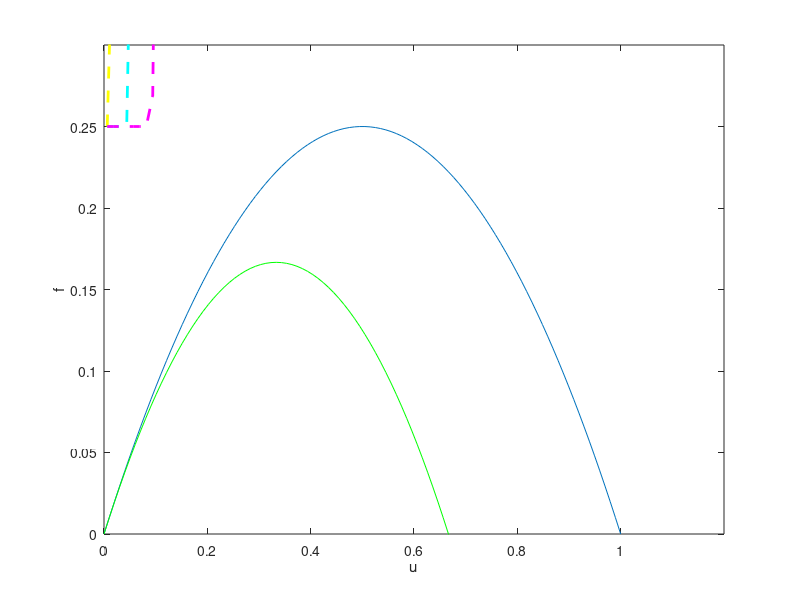
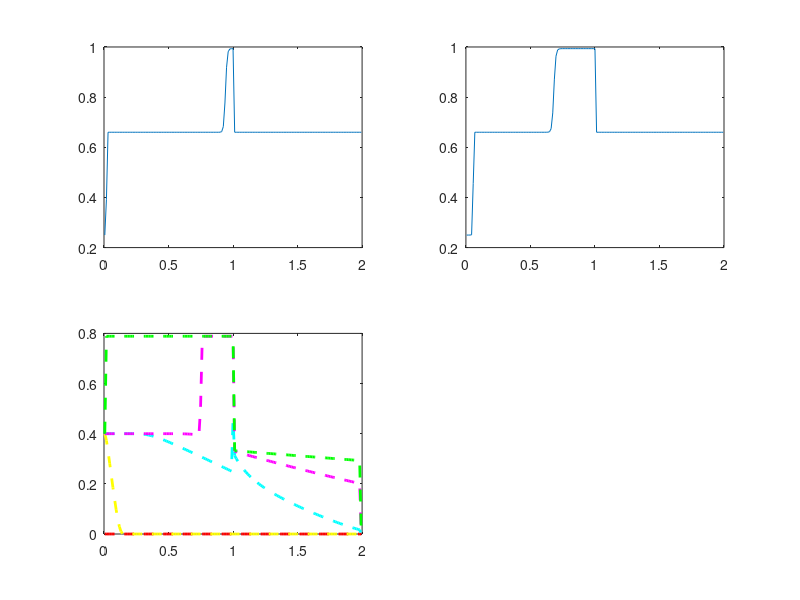
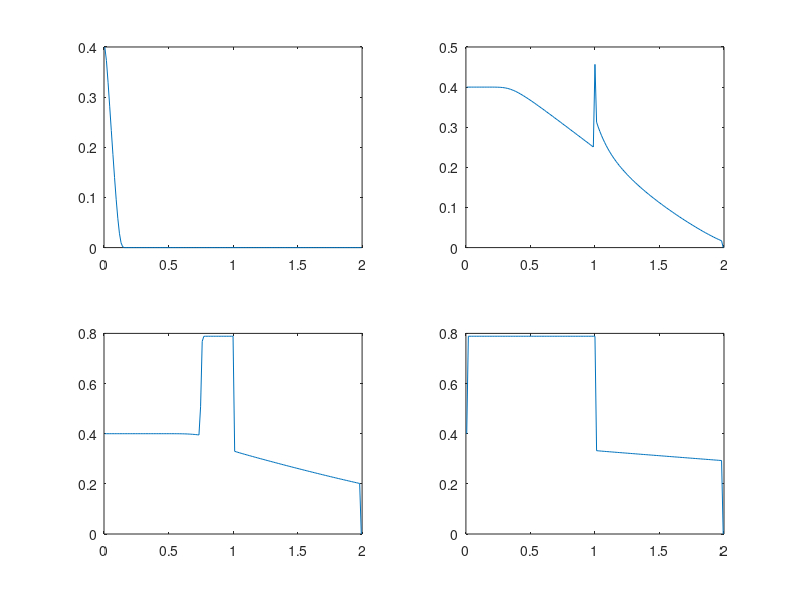

Recreate these plots in MATLAB, in order.
%% RISULTATI BOTTLENECK

clear all
close all
clc

x=linspace(0,1);
flux=inline('x.*(1-x)');
flux2=inline('x.*(1-3/2.*x)');

plot(x,flux(x))
hold on
plot(x,flux2(x),'g')

axis([0 1.2 0 0.3])

xlabel('u')
ylabel('f')

%legend('f1', 'f2')

%%
nx=160;

A=0.;
B=2.;

h = (B-A)/nx;

x=linspace(A+h/2,B-h/2,nx-1);

v0 = [ 0.66, 0.66, 0.66, 0.66, 0.66, 0.66, 0.66, 0.66, 0.66, 0.66, 0.66, 0.66, 0.66, 0.66, 0.66, 0.66, 0.66, 0.66, 0.66, 0.66, 0.66, 0.66, 0.66, 0.66, 0.66, 0.66, 0.66, 0.66, 0.66, 0.66, 0.66, 0.66, 0.66, 0.66, 0.66, 0.66, 0.66, 0.66, 0.66, 0.66, 0.66, 0.66, 0.66, 0.66, 0.66, 0.66, 0.66, 0.66, 0.66, 0.66, 0.66, 0.66, 0.66, 0.66, 0.66, 0.66, 0.66, 0.66, 0.66, 0.66, 0.66, 0.66, 0.66, 0.66, 0.66, 0.66, 0.66, 0.66, 0.66, 0.66, 0.66, 0.66, 0.66, 0.66, 0.66, 0.66, 0.66, 0.66, 0.66, 0.66, 0.66, 0.66, 0.66, 0.66, 0.66, 0.66, 0.66, 0.66, 0.66, 0.66, 0.66, 0.66, 0.66, 0.66, 0.66, 0.66, 0.66, 0.66, 0.66, 0.66, 0.66, 0.66, 0.66, 0.66, 0.66, 0.66, 0.66, 0.66, 0.66, 0.66, 0.66, 0.66, 0.66, 0.66, 0.66, 0.66, 0.66, 0.66, 0.66, 0.66, 0.66, 0.66, 0.66, 0.66, 0.66, 0.66, 0.66, 0.66, 0.66, 0.66, 0.66, 0.66, 0.66, 0.66, 0.66, 0.66, 0.66, 0.66, 0.66, 0.66, 0.66, 0.66, 0.66, 0.66, 0.66, 0.66, 0.66, 0.66, 0.66, 0.66, 0.66, 0.66, 0.66, 0.66, 0.66, 0.66, 0.66, 0.66, 0.66 ];

plot (x, v0, 'r--', 'Linewidth',2)
hold on



v1 = [ 0.25, 0.392783, 0.66, 0.66, 0.66, 0.66, 0.66, 0.66, 0.66, 0.66, 0.66, 0.66, 0.66, 0.66, 0.66, 0.66, 0.66, 0.66, 0.66, 0.66, 0.66, 0.66, 0.66, 0.66, 0.66, 0.66, 0.66, 0.66, 0.66, 0.66, 0.66, 0.66, 0.66, 0.66, 0.66, 0.66, 0.66, 0.66, 0.66, 0.66, 0.66, 0.66, 0.66, 0.66, 0.66, 0.66, 0.66, 0.66, 0.66, 0.66, 0.66, 0.66, 0.66, 0.66, 0.66, 0.66, 0.66, 0.66, 0.66, 0.66, 0.66, 0.66, 0.66, 0.66, 0.66, 0.66, 0.66, 0.66, 0.66, 0.66, 0.660012, 0.660201, 0.662457, 0.682365, 0.776651, 0.919247, 0.981037, 0.992035, 0.993262, 0.993353, 0.66, 0.66, 0.66, 0.66, 0.66, 0.66, 0.66, 0.66, 0.66, 0.66, 0.66, 0.66, 0.66, 0.66, 0.66, 0.66, 0.66, 0.66, 0.66, 0.66, 0.66, 0.66, 0.66, 0.66, 0.66, 0.66, 0.66, 0.66, 0.66, 0.66, 0.66, 0.66, 0.66, 0.66, 0.66, 0.66, 0.66, 0.66, 0.66, 0.66, 0.66, 0.66, 0.66, 0.66, 0.66, 0.66, 0.66, 0.66, 0.66, 0.66, 0.66, 0.66, 0.66, 0.66, 0.66, 0.66, 0.66, 0.66, 0.66, 0.66, 0.66, 0.66, 0.66, 0.66, 0.66, 0.66, 0.66, 0.66, 0.66, 0.66, 0.66, 0.66, 0.66, 0.66, 0.66, 0.66, 0.66, 0.66, 0.66 ];

plot (x, v1, 'y--', 'Linewidth',2)

%%
v2 = [ 0.25, 0.25, 0.250001, 0.25098, 0.455762, 0.66, 0.66, 0.66, 0.66, 0.66, 0.66, 0.66, 0.66, 0.66, 0.66, 0.66, 0.66, 0.66, 0.66, 0.66, 0.66, 0.66, 0.66, 0.66, 0.66, 0.66, 0.66, 0.66, 0.66, 0.66, 0.66, 0.66, 0.66, 0.66, 0.66, 0.66, 0.66, 0.66, 0.66, 0.66, 0.66, 0.66, 0.66, 0.66, 0.66, 0.66, 0.66, 0.660001, 0.660004, 0.660034, 0.660264, 0.661997, 0.674303, 0.737157, 0.871826, 0.963298, 0.988052, 0.992497, 0.993219, 0.993334, 0.993352, 0.993355, 0.993356, 0.993356, 0.993356, 0.993356, 0.993356, 0.993356, 0.993356, 0.993356, 0.993356, 0.993356, 0.993356, 0.993356, 0.993356, 0.993356, 0.993356, 0.993356, 0.993356, 0.993356, 0.66, 0.66, 0.66, 0.66, 0.66, 0.66, 0.66, 0.66, 0.66, 0.66, 0.66, 0.66, 0.66, 0.66, 0.66, 0.66, 0.66, 0.66, 0.66, 0.66, 0.66, 0.66, 0.66, 0.66, 0.66, 0.66, 0.66, 0.66, 0.66, 0.66, 0.66, 0.66, 0.66, 0.66, 0.66, 0.66, 0.66, 0.66, 0.66, 0.66, 0.66, 0.66, 0.66, 0.66, 0.66, 0.66, 0.66, 0.66, 0.66, 0.66, 0.66, 0.66, 0.66, 0.66, 0.66, 0.66, 0.66, 0.66, 0.66, 0.66, 0.66, 0.66, 0.66, 0.66, 0.66, 0.66, 0.66, 0.66, 0.66, 0.66, 0.66, 0.66, 0.66, 0.66, 0.66, 0.66, 0.66, 0.66, 0.66 ];

plot (x, v2, 'c--', 'Linewidth',2)

%%

v3 = [ 0.25, 0.25, 0.25, 0.25, 0.25, 0.25, 0.250023, 0.268712, 0.620662, 0.66, 0.66, 0.66, 0.66, 0.66, 0.66, 0.66, 0.66, 0.66, 0.66, 0.66, 0.66, 0.66, 0.660003, 0.660022, 0.660172, 0.661315, 0.669705, 0.717727, 0.845203, 0.952937, 0.986068, 0.992185, 0.993172, 0.993327, 0.993351, 0.993355, 0.993356, 0.993356, 0.993356, 0.993356, 0.993356, 0.993356, 0.993356, 0.993356, 0.993356, 0.993356, 0.993356, 0.993356, 0.993356, 0.993356, 0.993356, 0.993356, 0.993356, 0.993356, 0.993356, 0.993356, 0.993356, 0.993356, 0.993356, 0.993356, 0.993356, 0.993356, 0.993356, 0.993356, 0.993356, 0.993356, 0.993356, 0.993356, 0.993356, 0.993356, 0.993356, 0.993356, 0.993356, 0.993356, 0.993356, 0.993356, 0.993356, 0.993356, 0.993356, 0.993356, 0.66, 0.66, 0.66, 0.66, 0.66, 0.66, 0.66, 0.66, 0.66, 0.66, 0.66, 0.66, 0.66, 0.66, 0.66, 0.66, 0.66, 0.66, 0.66, 0.66, 0.66, 0.66, 0.66, 0.66, 0.66, 0.66, 0.66, 0.66, 0.66, 0.66, 0.66, 0.66, 0.66, 0.66, 0.66, 0.66, 0.66, 0.66, 0.66, 0.66, 0.66, 0.66, 0.66, 0.66, 0.66, 0.66, 0.66, 0.66, 0.66, 0.66, 0.66, 0.66, 0.66, 0.66, 0.66, 0.66, 0.66, 0.66, 0.66, 0.66, 0.66, 0.66, 0.66, 0.66, 0.66, 0.66, 0.66, 0.66, 0.66, 0.66, 0.66, 0.66, 0.66, 0.66, 0.66, 0.66, 0.66, 0.66, 0.66 ];

plot (x, v3, 'm--', 'Linewidth',2)


%%

figure
subplot(2,2,1)
plot(x, v1)
subplot(2,2,2)
plot(x, v2)
subplot(2,2,3)
plot(x, v3 )

%% cambio dato iniziale, TEST B2

v0 = [ 0, 0, 0, 0, 0, 0, 0, 0, 0, 0, 0, 0, 0, 0, 0, 0, 0, 0, 0, 0, 0, 0, 0, 0, 0, 0, 0, 0, 0, 0, 0, 0, 0, 0, 0, 0, 0, 0, 0, 0, 0, 0, 0, 0, 0, 0, 0, 0, 0, 0, 0, 0, 0, 0, 0, 0, 0, 0, 0, 0, 0, 0, 0, 0, 0, 0, 0, 0, 0, 0, 0, 0, 0, 0, 0, 0, 0, 0, 0, 0, 0, 0, 0, 0, 0, 0, 0, 0, 0, 0, 0, 0, 0, 0, 0, 0, 0, 0, 0, 0, 0, 0, 0, 0, 0, 0, 0, 0, 0, 0, 0, 0, 0, 0, 0, 0, 0, 0, 0, 0, 0, 0, 0, 0, 0, 0, 0, 0, 0, 0, 0, 0, 0, 0, 0, 0, 0, 0, 0, 0, 0, 0, 0, 0, 0, 0, 0, 0, 0, 0, 0, 0, 0, 0, 0, 0, 0, 0, 0 ];

plot (x, v0, 'r--', 'Linewidth',2)
hold on


% T = 0.1
v1 = [ 0.4, 0.372753, 0.329722, 0.282028, 0.233501, 0.185642, 0.139511, 0.0964442, 0.0585001, 0.0286211, 0.00966875, 0.00160921, 0, 0, 0, 0, 0, 0, 0, 0, 0, 0, 0, 0, 0, 0, 0, 0, 0, 0, 0, 0, 0, 0, 0, 0, 0, 0, 0, 0, 0, 0, 0, 0, 0, 0, 0, 0, 0, 0, 0, 0, 0, 0, 0, 0, 0, 0, 0, 0, 0, 0, 0, 0, 0, 0, 0, 0, 0, 0, 0, 0, 0, 0, 0, 0, 0, 0, 0, 0, 0, 0, 0, 0, 0, 0, 0, 0, 0, 0, 0, 0, 0, 0, 0, 0, 0, 0, 0, 0, 0, 0, 0, 0, 0, 0, 0, 0, 0, 0, 0, 0, 0, 0, 0, 0, 0, 0, 0, 0, 0, 0, 0, 0, 0, 0, 0, 0, 0, 0, 0, 0, 0, 0, 0, 0, 0, 0, 0, 0, 0, 0, 0, 0, 0, 0, 0, 0, 0, 0, 0, 0, 0, 0, 0, 0, 0, 0, 0 ];

plot (x, v1, 'y--', 'Linewidth',2)

%%

% T = 2

v2 = [ 0.4, 0.4, 0.4, 0.4, 0.4, 0.4, 0.4, 0.4, 0.4, 0.4, 0.4, 0.4, 0.399999, 0.399998, 0.399995, 0.399988, 0.399972, 0.399941, 0.399884, 0.399783, 0.399618, 0.399363, 0.398989, 0.398468, 0.397777, 0.396897, 0.395816, 0.394534, 0.393054, 0.391387, 0.389547, 0.38755, 0.385414, 0.383156, 0.38079, 0.378332, 0.375793, 0.373186, 0.370519, 0.367801, 0.365039, 0.362239, 0.359407, 0.356546, 0.35366, 0.350753, 0.347828, 0.344886, 0.34193, 0.338961, 0.335981, 0.332991, 0.329993, 0.326987, 0.323974, 0.320955, 0.317931, 0.314901, 0.311868, 0.30883, 0.305789, 0.302745, 0.299698, 0.296648, 0.293596, 0.290542, 0.287486, 0.284429, 0.28137, 0.27831, 0.275248, 0.272186, 0.269122, 0.266058, 0.262993, 0.259927, 0.256861, 0.253794, 0.250727, 0.456647, 0.312717, 0.300526, 0.289676, 0.2797, 0.27044, 0.261818, 0.253776, 0.246262, 0.239225, 0.232617, 0.226387, 0.22049, 0.214886, 0.209538, 0.204416, 0.199493, 0.194747, 0.190159, 0.185713, 0.181396, 0.177196, 0.173103, 0.169107, 0.165202, 0.161379, 0.157634, 0.153961, 0.150354, 0.14681, 0.143325, 0.139895, 0.136517, 0.133188, 0.129906, 0.126668, 0.123472, 0.120316, 0.117198, 0.114117, 0.111071, 0.108059, 0.105079, 0.102131, 0.0992127, 0.0963241, 0.093464, 0.0906317, 0.0878266, 0.085048, 0.0822955, 0.0795687, 0.0768672, 0.0741907, 0.0715392, 0.0689124, 0.0663105, 0.0637334, 0.0611814, 0.0586548, 0.0561539, 0.0536793, 0.0512316, 0.0488115, 0.0464199, 0.044058, 0.0417269, 0.0394282, 0.0371633, 0.0349342, 0.0327431, 0.0305922, 0.0284843, 0.0264224, 0.0244098, 0.0224501, 0.0205475, 0.0187061, 0.0169309, 0 ];

plot (x, v2, 'c--', 'Linewidth',2)

%%

% T = 4

v3 = [ 0.4, 0.4, 0.4, 0.4, 0.4, 0.4, 0.4, 0.4, 0.4, 0.4, 0.4, 0.4, 0.4, 0.4, 0.4, 0.4, 0.4, 0.4, 0.4, 0.4, 0.4, 0.4, 0.4, 0.4, 0.4, 0.4, 0.4, 0.4, 0.4, 0.4, 0.4, 0.4, 0.4, 0.4, 0.4, 0.399999, 0.399998, 0.399997, 0.399994, 0.39999, 0.399983, 0.399972, 0.399955, 0.399929, 0.399891, 0.399836, 0.39976, 0.399656, 0.39952, 0.399343, 0.399119, 0.398843, 0.398508, 0.39811, 0.397647, 0.397114, 0.396513, 0.395843, 0.395106, 0.507294, 0.768133, 0.788247, 0.788667, 0.788675, 0.788675, 0.788675, 0.788675, 0.788675, 0.788675, 0.788675, 0.788675, 0.788675, 0.788675, 0.788675, 0.788675, 0.788675, 0.788675, 0.788675, 0.788675, 0.788675, 0.329852, 0.327703, 0.325703, 0.323771, 0.321879, 0.320015, 0.318171, 0.316342, 0.314525, 0.312719, 0.310921, 0.309132, 0.30735, 0.305573, 0.303803, 0.302039, 0.300279, 0.298524, 0.296775, 0.295029, 0.293289, 0.291552, 0.28982, 0.288092, 0.286369, 0.284649, 0.282934, 0.281223, 0.279516, 0.277813, 0.276115, 0.27442, 0.27273, 0.271044, 0.269363, 0.267686, 0.266013, 0.264344, 0.26268, 0.261021, 0.259366, 0.257715, 0.256069, 0.254428, 0.252792, 0.25116, 0.249533, 0.247911, 0.246293, 0.244681, 0.243073, 0.241471, 0.239873, 0.23828, 0.236693, 0.23511, 0.233532, 0.23196, 0.230392, 0.22883, 0.227273, 0.225721, 0.224174, 0.222632, 0.221095, 0.219563, 0.218036, 0.216515, 0.214998, 0.213486, 0.21198, 0.210478, 0.208981, 0.207489, 0.206003, 0.20452, 0.203043, 0.201571, 0 ];

plot (x, v3, 'm--', 'Linewidth',2)


%%

% T = 10

v4 = [ 0.4, 0.788675, 0.788675, 0.788675, 0.788675, 0.788675, 0.788675, 0.788675, 0.788675, 0.788675, 0.788675, 0.788675, 0.788675, 0.788675, 0.788675, 0.788675, 0.788675, 0.788675, 0.788675, 0.788675, 0.788675, 0.788675, 0.788675, 0.788675, 0.788675, 0.788675, 0.788675, 0.788675, 0.788675, 0.788675, 0.788675, 0.788675, 0.788675, 0.788675, 0.788675, 0.788675, 0.788675, 0.788675, 0.788675, 0.788675, 0.788675, 0.788675, 0.788675, 0.788675, 0.788675, 0.788675, 0.788675, 0.788675, 0.788675, 0.788675, 0.788675, 0.788675, 0.788675, 0.788675, 0.788675, 0.788675, 0.788675, 0.788675, 0.788675, 0.788675, 0.788675, 0.788675, 0.788675, 0.788675, 0.788675, 0.788675, 0.788675, 0.788675, 0.788675, 0.788675, 0.788675, 0.788675, 0.788675, 0.788675, 0.788675, 0.788675, 0.788675, 0.788675, 0.788675, 0.788675, 0.332333, 0.331715, 0.331139, 0.330582, 0.330037, 0.329499, 0.328967, 0.328438, 0.327913, 0.32739, 0.326869, 0.326349, 0.325832, 0.325315, 0.3248, 0.324285, 0.323772, 0.323259, 0.322747, 0.322235, 0.321724, 0.321214, 0.320704, 0.320195, 0.319686, 0.319177, 0.318669, 0.318161, 0.317653, 0.317146, 0.316639, 0.316133, 0.315626, 0.31512, 0.314614, 0.314108, 0.313603, 0.313097, 0.312592, 0.312088, 0.311583, 0.311078, 0.310574, 0.31007, 0.309566, 0.309062, 0.308558, 0.308055, 0.307551, 0.307048, 0.306545, 0.306042, 0.305539, 0.305037, 0.304534, 0.304032, 0.303529, 0.303027, 0.302525, 0.302023, 0.301522, 0.30102, 0.300518, 0.300017, 0.299516, 0.299014, 0.298513, 0.298012, 0.297511, 0.297011, 0.29651, 0.29601, 0.295509, 0.295009, 0.294509, 0.294009, 0.293509, 0.293009, 0 ];

plot (x, v4, 'g--', 'Linewidth',2)


%%


figure
subplot(2,2,1)
plot(x, v1)
subplot(2,2,2)
plot(x, v2)
subplot(2,2,3)
plot(x, v3 )
subplot(2,2,4)
plot(x, v4 )
